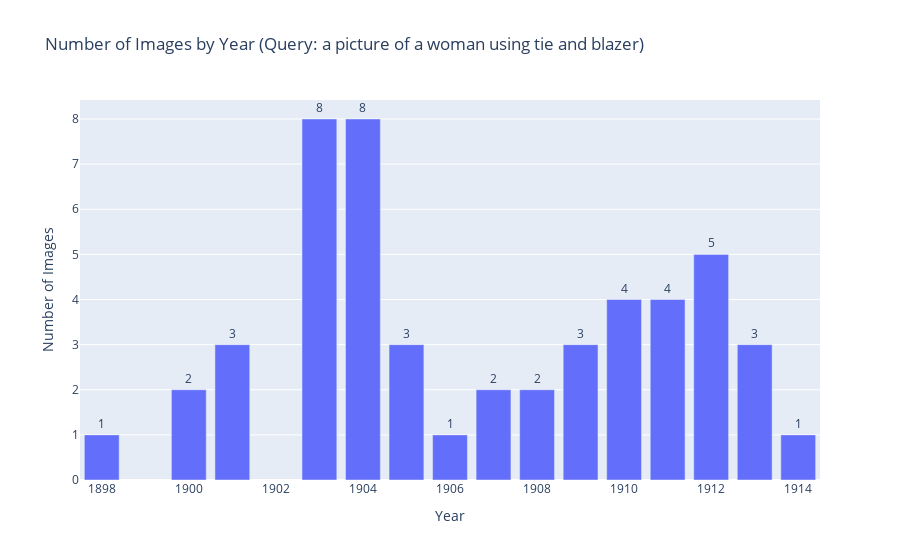

Here is the notebook cell this chart was saved with:
### Code cell
import os
import pandas as pd
import matplotlib.pyplot as plt
import plotly.graph_objects as go
from IPython.display import clear_output, display
import ipywidgets as widgets

try:
    # Query to ChromaDB with all results
    query_text = "a picture of a woman using tie and blazer"
    results = collection.query(query_texts=[query_text], n_results=50)  # Removed result limit
    result_ids = [item for sublist in results["ids"] for item in sublist]  # Flattens list of lists if needed

    # Filter data based on returned IDs
    filtered_data = data[data["image_id"].isin(result_ids)]

    # Check if there are results
    if filtered_data.empty:
        print(f"No results found for query: '{query_text}'")
    else:
        # Function to extract the year from the filename
        def extract_year_from_filename(image_path):
            # Get the filename only, ignoring the directory path
            filename = os.path.basename(image_path)
            # Extract the year from the filename (considering the format 'YYYY_page_...')
            return int(filename.split('_')[0])

        # Add a 'year' column extracted from the image name
        filtered_data['year'] = filtered_data['image_path'].apply(lambda x: extract_year_from_filename(x))

        # Count the number of images per year
        count_by_year = filtered_data.groupby("year").size().reset_index(name="count")

        # Function to display images for a selected year
        def show_images_for_year(year):
            clear_output(wait=True)
            display(widgets.Label(f"Displaying images from the year {year}:"))

            # Filter images by the year extracted from the filename
            year_data = filtered_data[filtered_data["year"] == year]
            num_images = len(year_data)

            if num_images == 0:
                display(widgets.Label(f"No images found for the year {year}."))
                return

            # Determine the number of columns for the grid
            n_cols = 5  # Number of columns in the grid
            n_rows = (num_images // n_cols) + (1 if num_images % n_cols != 0 else 0)

            fig, axes = plt.subplots(n_rows, n_cols, figsize=(15, 3 * n_rows))
            axes = axes.flatten()  # Flatten the list of axes for easy iteration

            # Display images in the grid
            for i, (_, row) in enumerate(year_data.iterrows()):
                if i >= len(axes):
                    break
                ax = axes[i]
                image_path = row["image_path"]
                
                # Check if the image path exists
                if os.path.exists(image_path):
                    image = plt.imread(image_path)
                    ax.imshow(image)
                    ax.axis("off")
                    ax.set_title(f"ID: {row['image_id']}")
                else:
                    ax.axis("off")
                    ax.set_title(f"Image {row['image_id']} not found")

            # Remove extra axes, if any
            for ax in axes[num_images:]:
                ax.axis("off")

            plt.tight_layout()
            plt.show()

        # Create an interactive Plotly graph for the total image count
        fig = go.Figure()
        fig.add_trace(go.Bar(
            x=count_by_year["year"],
            y=count_by_year["count"],
            text=count_by_year["count"],
            textposition="outside"
        ))
        fig.update_layout(
            title=f"Number of Images by Year (Query: {query_text})",
            xaxis_title="Year",
            yaxis_title="Number of Images",
            showlegend=False
        )

        # Widget to capture the year input
        year_input = widgets.IntText(description="Year: ")
        submit_button = widgets.Button(description="Display Images")

        # Function to handle the submit button
        def on_submit(b):
            year = year_input.value
            if year in count_by_year["year"].values:
                show_images_for_year(year)
            else:
                clear_output(wait=True)
                display(widgets.Label(f"No data found for the year: {year}"))

        submit_button.on_click(on_submit)

        # Display the graph and widgets
        display(fig.show())
        display(year_input, submit_button)

except Exception as e:
    print(f"Error during execution: {e}")

### Figure 1 — Plotly figure (JSON) as saved in the notebook; plotly's stock layout.template omitted (floating-point values rounded to 4 significant figures)
{"data": [{"text": [1, 2, 3, 8, 8, 3, 1, 2, 2, 3, 4, 4, 5, 3, 1], "textposition": "outside", "type": "bar", "x": [1898, 1900, 1901, 1903, 1904, 1905, 1906, 1907, 1908, 1909, 1910, 1911, 1912, 1913, 1914], "y": [1, 2, 3, 8, 8, 3, 1, 2, 2, 3, 4, 4, 5, 3, 1]}], "layout": {"showlegend": false, "title": {"text": "Number of Images by Year (Query: a picture of a woman using tie and blazer)"}, "xaxis": {"title": {"text": "Year"}}, "yaxis": {"title": {"text": "Number of Images"}}}}
